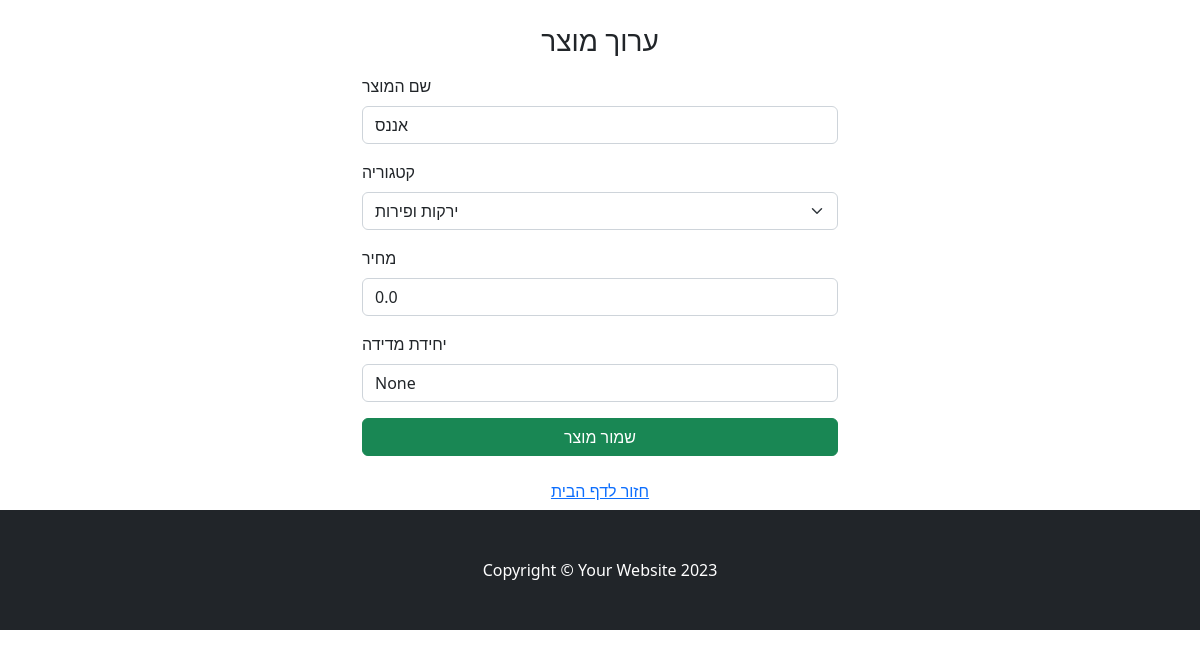
Before: /product/8/edit with the older database file.
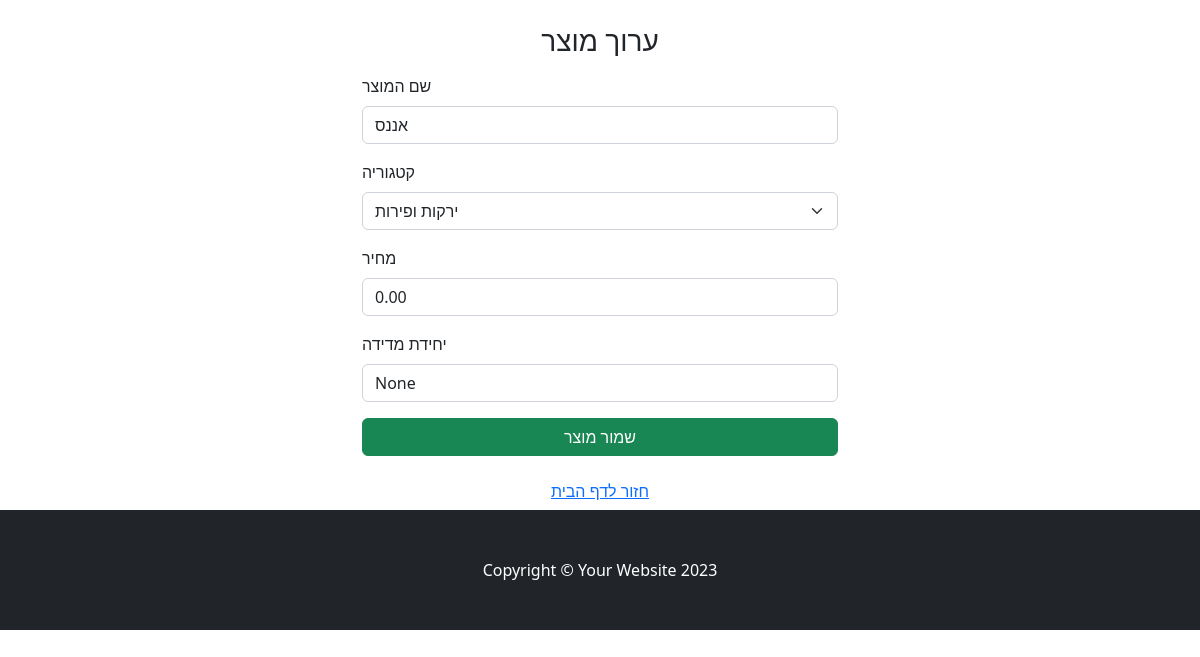
After: the same page with the newer database file.
### tables this page shows
CREATE TABLE products (
        id INTEGER PRIMARY KEY AUTOINCREMENT,
        name TEXT NOT NULL,
        unit TEXT ,
        price REAL,
        category_id INTEGER,
        FOREIGN KEY (category_id) REFERENCES categories(id)
    );

CREATE TABLE categories (
        id INTEGER PRIMARY KEY AUTOINCREMENT,
        name TEXT UNIQUE NOT NULL
    );

### WebApp/app.py (the view)
@app.route('/product/<int:product_id>/edit', methods=['GET', 'POST'])
def edit_product(product_id):
    product = database_read(f"select p.*,cat.name as catName from products p left JOIN categories  cat on category_id = cat.id where p.id ='{product_id}';")
    category =  database_read(f"select * from categories order by name;")
    if request.method == 'POST':
        form = dict(request.values)
        form['id'] = request.form['id']
        form['name'] = request.form['name']
        form['price'] = request.form['price']
        form['unit'] = request.form['unit']
        form['category'] = request.form['category']
        sql = "UPDATE products SET name =:name, price =:price,category_id =:category, unit =:unit where id =:id"
        ok = database_write(sql,form)
        if ok == 1:
            flash(f"Product Saved!", "success")
            message = 'Product saved successfully'
            product = database_read(f"select p.*,cat.name as catName from products p left JOIN categories  cat on category_id = cat.id where p.id ='{request.form['id']}';")
            data = database_read(f"select p.*,cat.name as catName from products p left JOIN categories cat on category_id = cat.id")
            return render_template('index.html', all_items=data,categories=category,messages=message)
    else:
        return render_template('edit_product.html', products=product,categories=category)

### WebApp/HandelDB.py (called while the page is built)
def database_read(sql,data=None):
    connection = sqlite3.connect(database_filename)
    connection.row_factory = sqlite3.Row
    db = connection.cursor()
    if data:
         db.execute(sql, data)
    else:
         db.execute(sql)
    records = db.fetchall()
    rows = [dict(record) for record in records]
    db.close()
    connection.close()
    return rows

### WebApp/app.py (called while the page is built)
@app.context_processor
def inject_user():
    return dict(user=flask_login.current_user)

@app.teardown_appcontext
def close_connection(exception):
    db = getattr(g, '_database', None)
    if db is not None:
        db.close()

@app.context_processor
def inject_collected_count():
    def get_collected_count(list_id=None):
        if list_id is None:
            return 0
        sql = f"SELECT COUNT(*) as count FROM product_in_list WHERE list_id = '{list_id}' AND collected = 1"
        result = database_read(sql)
        return result[0]['count'] if result else 0
    return dict(get_collected_count=get_collected_count)

@app.after_request
def add_header(response):
    if request.path.endswith('service-worker.js'):
        response.headers['Content-Type'] = 'application/javascript'
    if request.path.endswith('manifest.json'):
        response.headers['Content-Type'] = 'application/manifest+json'
    return response

### WebApp/templates/edit_product.html (shortened to what this page needs)
{% extends 'base.html' %}
{% block content %}
<div class="container mt-4" style="max-width: 500px;">
    <h3 class="mb-3 text-center">ערוך מוצר</h3>
    {% for product in products%}
    <form  method="POST">
      <div class="mb-3">
        <label for="name" class="form-label">שם המוצר</label>
        <input type="text" class="form-control" id="name" name="name" value="{{ product.name }}" required>
      </div>
<div class="mb-3">
  <label for="category" class="form-label">קטגוריה</label>
  <select class="form-select" id="category" name="category" required>
    {% for cat in categories %}
             <option value="{{ cat.id }}" {% if cat.id == product.category_id|int %}selected{% endif %}>{{ cat.name }}</option>
    {% endfor %}
  </select>
</div>
      <div class="mb-3">
        <label for="price" class="form-label">מחיר</label>
        <input type="number" step="0.01" class="form-control" id="price" name="price" value="{{ product.price if product.price is not none else '0.00'  }}">
      </div>
      <div class="mb-3">
        <label for="unit" class="form-label">יחידת מדידה</label>
        <input type="text" class="form-control" id="unit" name="unit" value="{{ product.unit }}">
      </div>
      <button type="submit" class="btn btn-success w-100">שמור מוצר</button>
    </form>
{% endfor %}
    <div class="text-center mt-3">
      <a href="{{ url_for('index') }}" class="btn btn-link">חזור לדף הבית</a>
    </div>
  </div>
  {% endblock %}

### WebApp/templates/base.html (shortened to what this page needs)
<!DOCTYPE html>
<html lang="en">
    <head>
        <link href="https://cdn.jsdelivr.net/npm/bootstrap-icons@1.5.0/font/bootstrap-icons.css" rel="stylesheet" />
        <link href="https://cdn.jsdelivr.net/npm/bootstrap@5.0.2/dist/css/bootstrap.min.css" rel="stylesheet">
        <link rel="stylesheet" href="https://cdnjs.cloudflare.com/ajax/libs/font-awesome/4.7.0/css/font-awesome.min.css">
        <link rel="stylesheet" href="https://cdnjs.cloudflare.com/ajax/libs/font-awesome/4.7.0/css/font-awesome.min.css">
        <link href="/static/styles.css" rel="stylesheet" />
        <link rel='stylesheet' href='https://cdn.jsdelivr.net/npm/sweetalert2@7.12.15/dist/sweetalert2.min.css'></link>
    </head>
    <body>
         {% block content %}
         {% endblock %}
        <footer class="py-5 bg-dark">
            <div class="container"><p class="m-0 text-center text-white">Copyright &copy; Your Website 2023</p></div>
        </footer>
    </body>
</html>

Changed rows visible on the page:
changed products "אננס": price "0.0" → "0.00"
